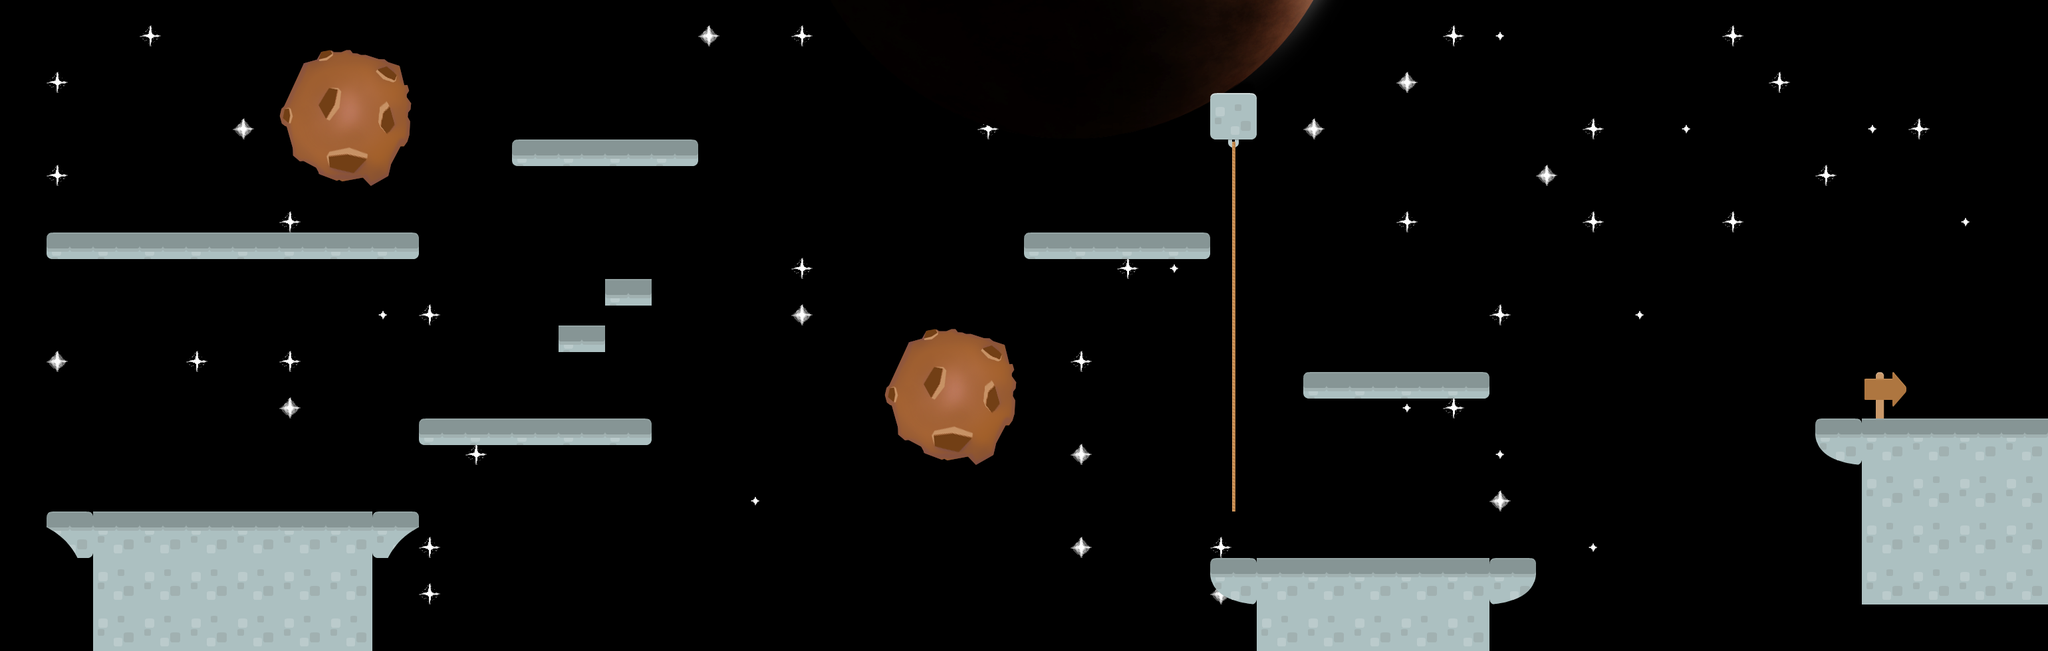

Rendered tile map (Tiled .tmx) drawn with the repository's tilesets; below, a short description and the map source with its tile grids summarised:
An orthogonal 44x14 tile map with 70x70 px tiles, 4 tile layers (bg 1, bg 2, bg 3, world), 5 tilesets and 25 objects (13x blocker, 3x enemy2, 2x movingplatlr, lowb, rightb, ...).

<map version="1.0" orientation="orthogonal" renderorder="right-down" width="44" height="14" tilewidth="70" tileheight="70" nextobjectid="72">
 <tileset firstgid="1" name="world" tilewidth="70" tileheight="70" spacing="2" tilecount="156" columns="12">
  <image source="../map_tiles/world/tiles_spritesheet.png" width="914" height="936" />
 </tileset>
 <tileset firstgid="157" name="sky" tilewidth="70" tileheight="70" spacing="2" tilecount="9" columns="3">
  <image source="../map_tiles/world/bg.png" width="256" height="256" />
 </tileset>
 <tileset firstgid="166" name="space 2" tilewidth="70" tileheight="70" spacing="2" tilecount="9" columns="3">
  <image source="../map_tiles/world/space_bg.png" width="256" height="256" />
 </tileset>
 <tileset firstgid="175" name="space" tilewidth="32" tileheight="32" tilecount="4" columns="4">
  <image source="../map_tiles/world/star_animation_strip.png" width="128" height="32" />
 </tileset>
 <tileset firstgid="179" name="space 3" tilewidth="884" tileheight="884" tilecount="2" columns="0">
  <tile id="0">
   <image width="199" height="205" source="../map_tiles/world/astroid.png" />
  </tile>
  <tile id="1">
   <image width="884" height="884" source="../map_tiles/world/spr_planet01.png" />
  </tile>
 </tileset>
 <layer name="bg 1" width="44" height="14">
  <data>[616 cells, 616 non-empty, 9 distinct tile ids]</data>
 </layer>
 <layer name="bg 2" width="44" height="14">
  <data>[616 cells, 63 non-empty, 5 distinct tile ids]</data>
 </layer>
 <layer name="bg 3" width="44" height="14">
  <data>[616 cells, 6 non-empty, 3 distinct tile ids]</data>
 </layer>
 <layer name="world" width="44" height="14">
  <data>[616 cells, 86 non-empty, 13 distinct tile ids]</data>
 </layer>
 <objectgroup name="Objektebene 1">
  <object id="47" name="blocker" x="1820" y="840" width="490" height="70" />
  <object id="48" name="blocker" x="70" y="770" width="560" height="70" />
  <object id="49" name="blocker" x="140" y="840" width="420" height="70" />
  <object id="50" name="blocker" x="1960" y="560" width="280" height="35" />
  <object id="51" name="lowb" x="0" y="892.5" width="3080" />
  <object id="52" name="rightb" x="3062.5" y="70" width="17.5" height="857.5" />
  <object id="53" name="upb" x="0" y="70" width="3080" height="17.5" />
  <object id="54" name="leftb" x="0" y="70" width="17.5" height="840" />
  <object id="55" name="movingplatlr" x="2415" y="700" width="140" height="70" />
  <object id="56" name="blocker" x="1820" y="140" width="70" height="70" />
  <object id="57" name="blocker" x="1540" y="350" width="280" height="35" />
  <object id="58" name="blocker" x="910" y="420" width="70" height="35" />
  <object id="59" name="blocker" x="840" y="490" width="70" height="35" />
  <object id="60" name="movingplatlr" x="1330" y="280" width="140" height="70" />
  <object id="61" name="enemy2" x="2030" y="630" width="70" height="70" />
  <object id="62" name="enemy2" x="735" y="542.5" width="70" height="70" />
  <object id="63" name="enemy2" x="210" y="210" width="70" height="70" />
  <object id="64" name="rope" x="1837.5" y="234" width="35" height="522" />
  <object id="65" name="Start" x="140" y="647.5" width="70" height="105" />
  <object id="66" name="end" x="2800" y="472.5" width="70" height="140" />
  <object id="67" name="blocker" x="770" y="210" width="280" height="35" />
  <object id="68" name="blocker" x="630" y="630" width="350" height="35" />
  <object id="69" name="blocker" x="70" y="350" width="560" height="35" />
  <object id="70" name="blocker" x="2800" y="700" width="280" height="210" />
  <object id="71" name="blocker" x="2730" y="630" width="350" height="70" />
 </objectgroup>
</map>
